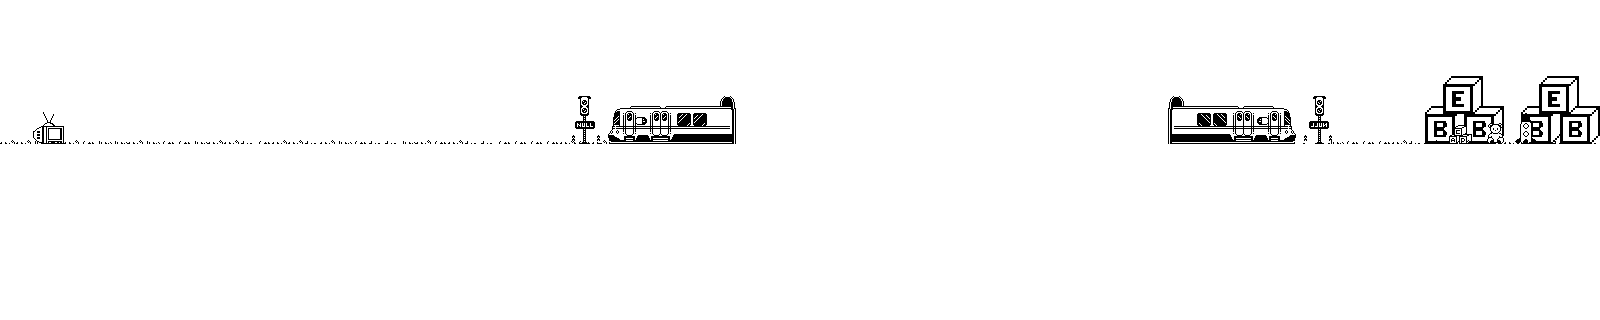

Rendered tile map (Tiled .tmx) drawn with the repository's tilesets; below, a short description and the map source with its tile grids summarised:
An orthogonal 100x20 tile map with 16x16 px tiles, 7 tile layers (bg, bg2, derriere, gare, ...) and 5 objects (spawn).

<map version="1.10" tiledversion="1.12.0" orientation="orthogonal" renderorder="right-down" width="100" height="20" tilewidth="16" tileheight="16" infinite="0" nextlayerid="10" nextobjectid="6">
 <editorsettings>
  <export target="../../assets/maps/map1.json" format="json" />
 </editorsettings>
 <tileset firstgid="1" name="Tileset" tilewidth="16" tileheight="16" tilecount="350" columns="35">
  <image source="../../assets/tilesets/Tileset.png" width="560" height="160" />
 </tileset>
 <layer id="7" name="bg" width="100" height="20">
  <data>[2000 cells, 2000 non-empty, 2 distinct tile ids]</data>
 </layer>
 <layer id="2" name="bg2" width="100" height="20">
  <data>[2000 cells, 2000 non-empty, 74 distinct tile ids]</data>
 </layer>
 <layer id="9" name="derriere" width="100" height="20">
  <data>[2000 cells, 49 non-empty, 49 distinct tile ids]</data>
 </layer>
 <layer id="6" name="gare" width="100" height="20">
  <data>[2000 cells, 33 non-empty, 33 distinct tile ids]</data>
 </layer>
 <layer id="3" name="sol" width="100" height="20">
  <data>[2000 cells, 589 non-empty, 2 distinct tile ids]</data>
 </layer>
 <objectgroup id="5" name="Calque d'Objets 1">
  <object id="1" name="spawn" x="257.491" y="95.8374">
   <point />
  </object>
  <object id="2" x="229.717" y="95.6639" width="206.177" height="47.3909">
   <properties>
    <property name="texte">testestetstestetetststets
</property>
   </properties>
  </object>
  <object id="3" x="138.238" y="143.109">
   <properties>
    <property name="frame" value="0" />
    <property name="ligneNPJ" value="Tu connais un poéme ?" />
    <property name="mots" value="Maitre, arbre, bec, fromage" />
    <property name="phrase" value="{} corbeau sur son {} perché, tenais dans son {} un {}." />
    <property name="sprite" value="other_child" />
   </properties>
   <point />
  </object>
  <object id="4" x="207.052" y="141.283">
   <properties>
    <property name="frame" value="1" />
    <property name="ligneNPJ" value="Tu connais un poéme ?" />
    <property name="mots" value="Maitre, arbre, bec, fromage" />
    <property name="phrase" value="{} corbeau sur son {} perché, tenais dans son {} un {}." />
    <property name="sprite" value="other_child" />
   </properties>
   <point />
  </object>
  <object id="5" x="471.957" y="144.936">
   <properties>
    <property name="frame" value="3" />
    <property name="ligneNPJ">..
</property>
    <property name="mots">1,2,3
</property>
    <property name="phrase" value="4 , 5 , 6" />
    <property name="sprite" value="other_child" />
   </properties>
   <point />
  </object>
 </objectgroup>
 <layer id="1" name="tunnel" width="100" height="20">
  <data>[2000 cells, 51 non-empty, 1 distinct tile ids]</data>
 </layer>
 <layer id="4" name="devant" width="100" height="20">
  <data>[2000 cells, 58 non-empty, 5 distinct tile ids]</data>
 </layer>
</map>
